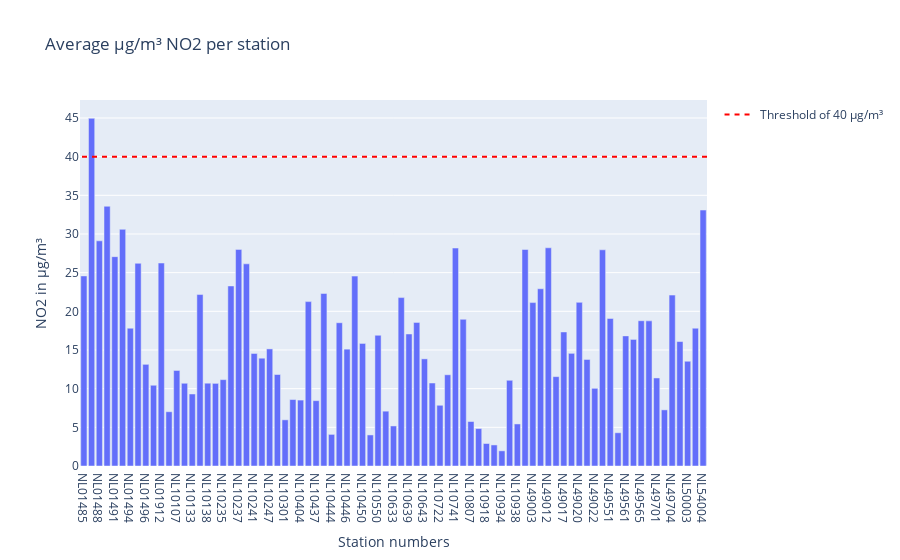
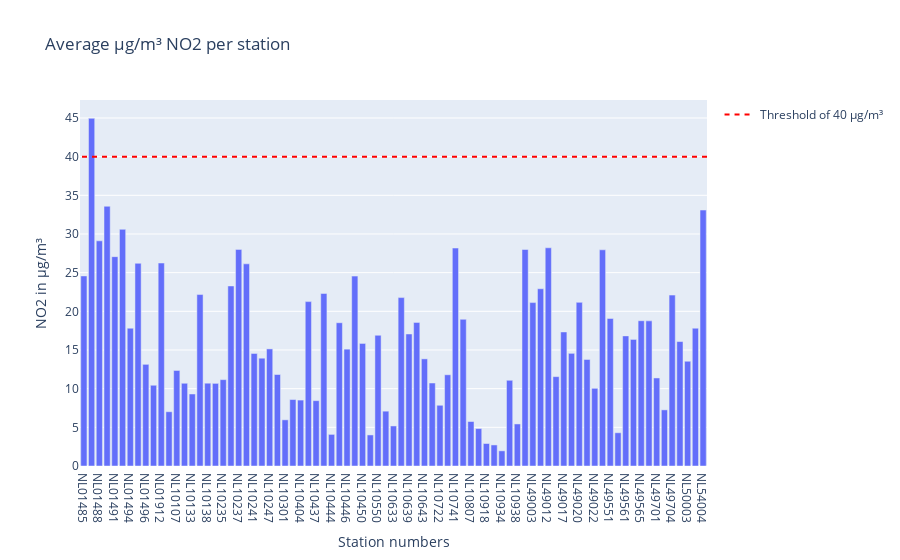

Notebook cell for these charts, in order:
### Code cell
bar = px.bar(meanlocation, x='station_number' , y= 'value', title='Average µg/m³ NO2 per station')
bar.update_layout(yaxis_title='NO2 in µg/m³', xaxis_title= "Station numbers", barmode='group') 
#bar.add_shape(type='line', y0=40, y1=40, xref='paper', x0=0, x1=1, line_color='red')
bar.add_shape(
    legendrank=1,
    showlegend=True,
    type="line",
    xref="paper",
    line=dict(dash="5px", color='red'),
    x0=1,
    x1=0,
    y0=40,
    y1=40,
    name='Threshold of 40 µg/m³'
)

bar.show()

bar_NO2_clean = px.bar(meanlocation_clean, x='station_number' , y= 'value', title='Average µg/m³ NO2 per station')
bar_NO2_clean.update_layout(yaxis_title='NO2 in µg/m³', xaxis_title= "Station numbers", barmode='group') 
#bar.add_shape(type='line', y0=40, y1=40, xref='paper', x0=0, x1=1, line_color='red')
bar_NO2_clean.add_shape(
    legendrank=1,
    showlegend=True,
    type="line",
    xref="paper",
    line=dict(dash="5px", color='red'),
    x0=1,
    x1=0,
    y0=40,
    y1=40,
    name='Threshold of 40 µg/m³'
)

bar_NO2_clean.show()

### Figure 1 — Plotly figure (JSON) as saved in the notebook; plotly's stock layout.template omitted (floating-point values rounded to 4 significant figures)
{"data": [{"alignmentgroup": "True", "hovertemplate": "station_number=%{x}<br>value=%{y}<extra></extra>", "legendgroup": "", "marker": {"color": "#636efa", "pattern": {"shape": ""}}, "name": "", "offsetgroup": "", "orientation": "v", "showlegend": false, "textposition": "auto", "type": "bar", "x": ["NL01485", "NL01487", "NL01488", "NL01489", "NL01491", "NL01493", "NL01494", "NL01495", "NL01496", "NL01497", "NL01912", "NL01913", "NL10107", "NL10131", "NL10133", "NL10136", "NL10138", "NL10230", "NL10235", "NL10236", "NL10237", "NL10240", "NL10241", "NL10246", "NL10247", "NL10248", "NL10301", "NL10318", "NL10404", "NL10418", "NL10437", "NL10442", "NL10444", "NL10445", "NL10446", "NL10449", "NL10450", "NL10538", "NL10550", "NL10617", "NL10633", "NL10636", "NL10639", "NL10641", "NL10643", "NL10644", "NL10722", "NL10738", "NL10741", "NL10742", "NL10807", "NL10818", "NL10918", "NL10929", "NL10934", "NL10937", "NL10938", "NL49002", "NL49003", "NL49007", "NL49012", "NL49014", "NL49017", "NL49019", "NL49020", "NL49021", "NL49022", "NL49546", "NL49551", "NL49553", "NL49561", "NL49564", "NL49565", "NL49680", "NL49701", "NL49703", "NL49704", "NL50002", "NL50003", "NL50010", "NL54004"], "xaxis": "x", "y": [24.58, 44.96, 29.12, 33.58, 27.07, 30.6, 17.82, 26.21, 13.15, 10.44, 26.25, 7.017, 12.35, 10.7, 9.311, 22.17, 10.71, 10.68, 11.16, 23.28, 28.01, 26.14, 14.55, 13.94, 15.14, 11.83, 5.972, 8.592, 8.524, 21.25, 8.448, 22.31, 4.088, 18.53, 15.11, 24.55, 15.85, 4.017, 16.9, 7.089, 5.179, 21.78, 17.07, 18.57, 13.85, 10.73, 7.852, 11.79, 28.18, 18.97, 5.752, 4.837, 2.908, 2.723, 1.961, 11.08, 5.438, 27.99, 21.13, 22.92, 28.22, 11.55, 17.33, 14.57, 21.16, 13.78, 10.05, 27.95, 19.07, 4.3, 16.82, 16.37, 18.78, 18.77, 11.38, 7.258, 22.1, 16.09, 13.55, 17.82, 33.09], "yaxis": "y"}], "layout": {"barmode": "group", "legend": {"tracegroupgap": 0}, "shapes": [{"legendrank": 1, "line": {"color": "red", "dash": "5px"}, "name": "Threshold of 40 µg/m³", "showlegend": true, "type": "line", "x0": 1, "x1": 0, "xref": "paper", "y0": 40, "y1": 40}], "title": {"text": "Average µg/m³ NO2 per station"}, "xaxis": {"anchor": "y", "domain": [0, 1], "title": {"text": "Station numbers"}}, "yaxis": {"anchor": "x", "domain": [0, 1], "title": {"text": "NO2 in µg/m³"}}}}

### Figure 2 — Plotly figure (JSON) as saved in the notebook; plotly's stock layout.template omitted (floating-point values rounded to 4 significant figures)
{"data": [{"alignmentgroup": "True", "hovertemplate": "station_number=%{x}<br>value=%{y}<extra></extra>", "legendgroup": "", "marker": {"color": "#636efa", "pattern": {"shape": ""}}, "name": "", "offsetgroup": "", "orientation": "v", "showlegend": false, "textposition": "auto", "type": "bar", "x": ["NL01485", "NL01487", "NL01488", "NL01489", "NL01491", "NL01493", "NL01494", "NL01495", "NL01496", "NL01497", "NL01912", "NL01913", "NL10107", "NL10131", "NL10133", "NL10136", "NL10138", "NL10230", "NL10235", "NL10236", "NL10237", "NL10240", "NL10241", "NL10246", "NL10247", "NL10248", "NL10301", "NL10318", "NL10404", "NL10418", "NL10437", "NL10442", "NL10444", "NL10445", "NL10446", "NL10449", "NL10450", "NL10538", "NL10550", "NL10617", "NL10633", "NL10636", "NL10639", "NL10641", "NL10643", "NL10644", "NL10722", "NL10738", "NL10741", "NL10742", "NL10807", "NL10818", "NL10918", "NL10929", "NL10934", "NL10937", "NL10938", "NL49002", "NL49003", "NL49007", "NL49012", "NL49014", "NL49017", "NL49019", "NL49020", "NL49021", "NL49022", "NL49546", "NL49551", "NL49553", "NL49561", "NL49564", "NL49565", "NL49680", "NL49701", "NL49703", "NL49704", "NL50002", "NL50003", "NL50010", "NL54004"], "xaxis": "x", "y": [24.58, 44.96, 29.12, 33.58, 27.07, 30.6, 17.82, 26.21, 13.15, 10.44, 26.25, 7.017, 12.35, 10.7, 9.311, 22.17, 10.71, 10.68, 11.16, 23.28, 28.01, 26.14, 14.55, 13.94, 15.14, 11.83, 5.972, 8.592, 8.524, 21.25, 8.448, 22.31, 4.088, 18.53, 15.11, 24.55, 15.85, 4.017, 16.9, 7.089, 5.179, 21.78, 17.07, 18.57, 13.85, 10.73, 7.852, 11.79, 28.18, 18.97, 5.752, 4.837, 2.908, 2.723, 1.961, 11.08, 5.438, 27.99, 21.13, 22.92, 28.22, 11.55, 17.33, 14.57, 21.16, 13.78, 10.05, 27.95, 19.07, 4.3, 16.82, 16.37, 18.78, 18.77, 11.38, 7.258, 22.1, 16.09, 13.55, 17.82, 33.09], "yaxis": "y"}], "layout": {"barmode": "group", "legend": {"tracegroupgap": 0}, "shapes": [{"legendrank": 1, "line": {"color": "red", "dash": "5px"}, "name": "Threshold of 40 µg/m³", "showlegend": true, "type": "line", "x0": 1, "x1": 0, "xref": "paper", "y0": 40, "y1": 40}], "title": {"text": "Average µg/m³ NO2 per station"}, "xaxis": {"anchor": "y", "domain": [0, 1], "title": {"text": "Station numbers"}}, "yaxis": {"anchor": "x", "domain": [0, 1], "title": {"text": "NO2 in µg/m³"}}}}
